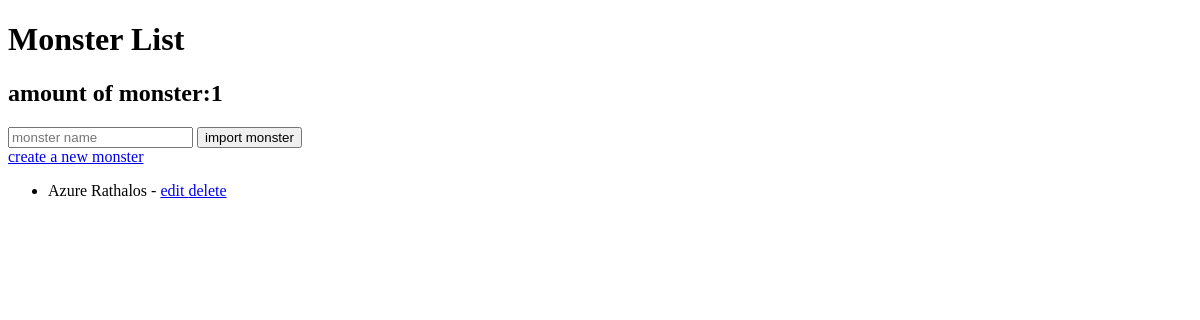
Before: / with the older database file.
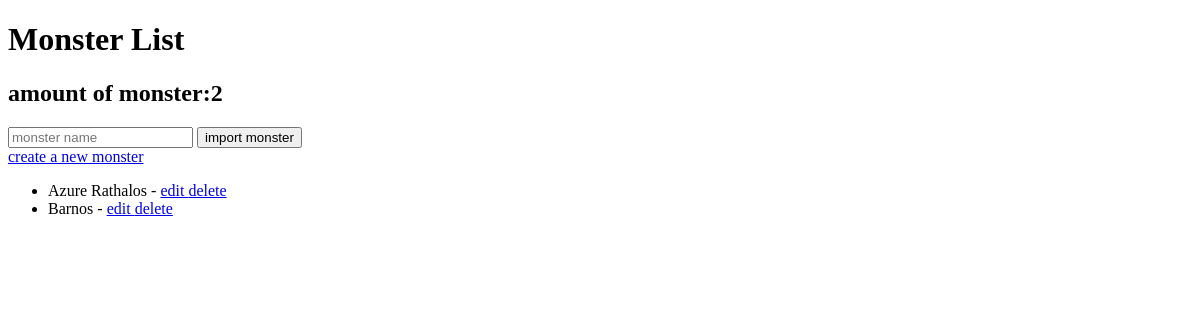
After: the same page with the newer database file.
### monsterhunter/models.py (models this page shows, shortened)
class Monster(models.Model):
    name = models.CharField(unique=True, max_length=50)
    species = models.CharField(max_length=100,null=True,blank=True)
    elements = models.CharField(max_length=100,null=True,blank=True)
    description = models.CharField(max_length=500,null=True,blank=True)
    image_url = models.URLField()

### monsterhunter/views.py (the view)
# urls.py: path("",views.monster_list,name="monster-list"),
def monster_list(request):
    monsters = Monster.objects.all()
    return render(request,"monsterhunter/monster_list.html",{"monsters":monsters})

### monsterhunter/templates/monsterhunter/monster_list.html (shortened to what this page needs)
<!DOCTYPE html>
<html>
<head>
</head>
<body>
<h1>Monster List </h1>
<h2> amount of monster:{{monsters|length}} </h2>
<form method="post" action="{% url 'import'%}">  {% csrf_token %}
<input type="text" name="query_name" placeholder="monster name" required>
<button type="submit">import monster </button>
</form>
<a href="{% url 'create-monster'%}"> create a new monster </a>
{% if monsters %}
<ul>
{% for monster in monsters%}
<li> {{monster.name}} - {{monster.type}}
<a href="{% url 'update-monster' pk=monster.pk %}"> edit
</a>
<a href="{% url 'delete-monster' pk=monster.pk %}"> delete</a>
</li>
{% endfor %}
</ul>
{% else %}
<p> no monster found create one above! </p>
{% endif %}
</body>
</html>

Changed rows visible on the page:
added Monster: name "Barnos"
Other visible differences:
{{ monsters|length }}: "1" → "2"
